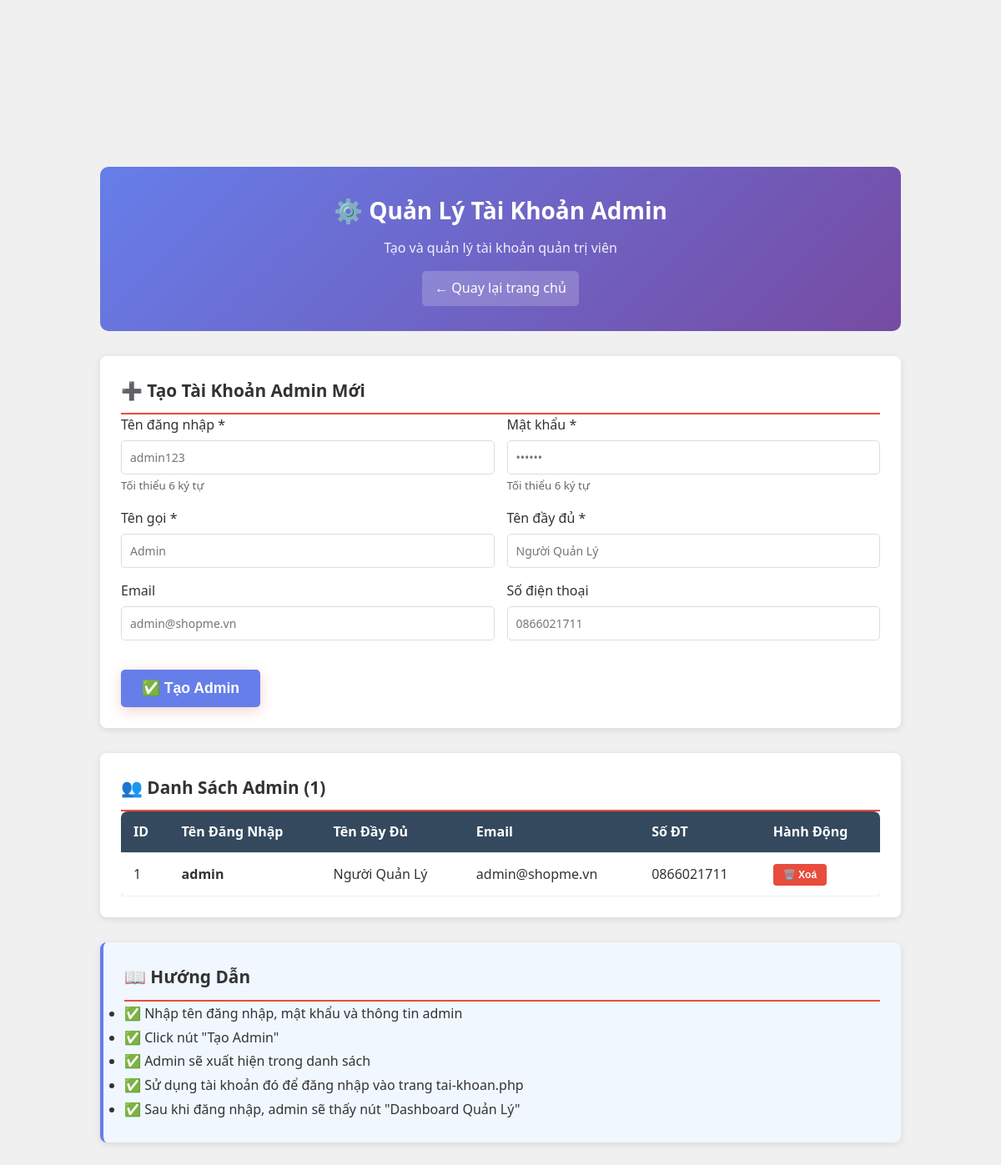
Page /tao-admin.php on the committed database.
### tables this page shows
CREATE TABLE `users` (
  `id` INT(11) NOT NULL AUTO_INCREMENT PRIMARY KEY,
  `username` VARCHAR(255) UNIQUE NOT NULL,
  `full_name` VARCHAR(255),
  `name` VARCHAR(255),
  `email` VARCHAR(255) UNIQUE,
  `password` VARCHAR(255) NOT NULL,
  `phone` VARCHAR(20),
  `role` VARCHAR(50) DEFAULT 'user',
  `created_at` TIMESTAMP DEFAULT CURRENT_TIMESTAMP,
  `updated_at` TIMESTAMP DEFAULT CURRENT_TIMESTAMP ON UPDATE CURRENT_TIMESTAMP,
  INDEX `idx_username` (`username`),
  INDEX `idx_email` (`email`),
  INDEX `idx_role` (`role`)
);

### tao-admin.php (the view, shortened to what this page needs)
<?php
require_once 'config.php';
$admins = [];
$sql = "SELECT id, username, email, full_name, phone FROM users WHERE role='admin' ORDER BY id DESC";
$result = $conn->query($sql);
if ($result) {
    $admins = $result->fetch_all(MYSQLI_ASSOC);
}
?>
<!DOCTYPE html>
<html lang="vi">
<head>
    <link rel="stylesheet" href="css-kieu-dang/kieu-dang.css">
    <link rel="stylesheet" href="css-kieu-dang/mobile.css" media="(max-width: 768px)">
</head>
<body>
    <div class="admin-management-container">
        <div class="admin-header">
            <h1>⚙️ Quản Lý Tài Khoản Admin</h1>
            <p>Tạo và quản lý tài khoản quản trị viên</p>
            <a href="trang-chu.php" style="color: white; text-decoration: none; display: inline-block; margin-top: 15px; background: rgba(255,255,255,0.2); padding: 8px 15px; border-radius: 5px;">← Quay lại trang chủ</a>
        </div>
        <div class="form-section">
            <h2>➕ Tạo Tài Khoản Admin Mới</h2>
            <form method="POST">
                <div class="form-row">
                    <div class="form-group">
                        <label for="admin_username">Tên đăng nhập *</label>
                        <input type="text" id="admin_username" name="admin_username" required
                               placeholder="admin123" minlength="6" value="<?php echo htmlspecialchars($_POST['admin_username'] ?? ''); ?>">
                        <small style="color: #666;">Tối thiểu 6 ký tự</small>
                    </div>
                    <div class="form-group">
                        <label for="admin_password">Mật khẩu *</label>
                        <input type="password" id="admin_password" name="admin_password" required
                               placeholder="••••••" minlength="6" value="<?php echo htmlspecialchars($_POST['admin_password'] ?? ''); ?>">
                        <small style="color: #666;">Tối thiểu 6 ký tự</small>
                    </div>
                </div>
                <div class="form-row">
                    <div class="form-group">
                        <label for="admin_name">Tên gọi *</label>
                        <input type="text" id="admin_name" name="admin_name" required
                               placeholder="Admin" value="<?php echo htmlspecialchars($_POST['admin_name'] ?? ''); ?>">
                    </div>
                    <div class="form-group">
                        <label for="admin_full_name">Tên đầy đủ *</label>
                        <input type="text" id="admin_full_name" name="admin_full_name" required
                               placeholder="Người Quản Lý" value="<?php echo htmlspecialchars($_POST['admin_full_name'] ?? ''); ?>">
                    </div>
                </div>
                <div class="form-row">
                    <div class="form-group">
                        <label for="admin_email">Email</label>
                        <input type="email" id="admin_email" name="admin_email"
                               placeholder="admin@shopme.vn" value="<?php echo htmlspecialchars($_POST['admin_email'] ?? ''); ?>">
                    </div>
                    <div class="form-group">
                        <label for="admin_phone">Số điện thoại</label>
                        <input type="tel" id="admin_phone" name="admin_phone"
                               placeholder="0866021711" value="<?php echo htmlspecialchars($_POST['admin_phone'] ?? ''); ?>">
                    </div>
                </div>
                <div style="margin-top: 20px;">
                    <button type="submit" class="btn btn-primary">✅ Tạo Admin</button>
                </div>
            </form>
        </div>
        <div class="form-section">
            <h2>👥 Danh Sách Admin (<?php echo count($admins); ?>)</h2>
            <?php if (count($admins) > 0): ?>
                <div style="overflow-x: auto;">
                    <table class="admins-table">
                        <thead>
                            <tr>
                                <th>ID</th>
                                <th>Tên Đăng Nhập</th>
                                <th>Tên Đầy Đủ</th>
                                <th>Email</th>
                                <th>Số ĐT</th>
                                <th>Hành Động</th>
                            </tr>
                        </thead>
                        <tbody>
                            <?php foreach ($admins as $admin): ?>
                                <tr>
                                    <td><?php echo $admin['id']; ?></td>
                                    <td><strong><?php echo htmlspecialchars($admin['username']); ?></strong></td>
                                    <td><?php echo htmlspecialchars($admin['full_name']); ?></td>
                                    <td><?php echo htmlspecialchars($admin['email']); ?></td>
                                    <td><?php echo htmlspecialchars($admin['phone']); ?></td>
                                    <td>
                                        <form method="POST" style="display: inline;" onsubmit="return confirm('Bạn chắc chắn muốn xoá admin này?');">
                                            <button type="submit" class="action-btn delete-btn">🗑️ Xoá</button>
                                        </form>
                                    </td>
                                </tr>
                            <?php endforeach; ?>
                        </tbody>
                    </table>
                </div>
            <?php else: ?>
                <p style="color: #666; text-align: center; padding: 20px;">📭 Chưa có admin nào</p>
            <?php endif; ?>
        </div>
        <div class="form-section" style="background: #f0f7ff; border-left: 4px solid #667eea;">
            <h2>📖 Hướng Dẫn</h2>
            <ul style="color: #333; line-height: 1.8;">
                <li>✅ Nhập tên đăng nhập, mật khẩu và thông tin admin</li>
                <li>✅ Click nút "Tạo Admin"</li>
                <li>✅ Admin sẽ xuất hiện trong danh sách</li>
                <li>✅ Sử dụng tài khoản đó để đăng nhập vào trang tai-khoan.php</li>
                <li>✅ Sau khi đăng nhập, admin sẽ thấy nút "Dashboard Quản Lý"</li>
            </ul>
        </div>
    </div>
</body>
</html>

### css-kieu-dang/kieu-dang.css (style rules this page uses)
* { margin: 0; padding: 0; box-sizing: border-box; }
body { font-family: 'Segoe UI', Tahoma, Geneva, Verdana, sans-serif; background-color: #F0FFFE; color: #333; line-height: 1.6; padding-top: 80px; }
h1 { font-size: 1.5rem; }
h2 { font-size: 1.3rem; }
.form-group { margin-bottom: 1.5rem; }
.form-group label { display: block; margin-bottom: 0.5rem; font-weight: bold; }
.form-group input, .form-group textarea, .form-group select { width: 100%; padding: 0.8rem; border: 1px solid #ddd; border-radius: 5px; font-family: inherit; font-size: 1rem; }
.btn { display: inline-flex; align-items: center; gap: 0.6rem; padding: 1rem 2rem; border: none; border-radius: 8px; cursor: pointer; text-decoration: none; font-size: 1.1rem; font-weight: 600; transition: all 0.3s ease; }
.btn-primary { background-color: #D4705D; color: #fff; box-shadow: 0 4px 15px rgba(212, 112, 93, 0.3); }

### css-kieu-dang/mobile.css (style rules this page uses)
* { margin: 0; padding: 0; box-sizing: border-box; }
body { font-family: 'Segoe UI', Tahoma, Geneva, Verdana, sans-serif; background-color: #F0FFFE; color: #333; line-height: 1.6; padding-top: 65px; font-size: 14px; }
.btn { display: inline-flex; align-items: center; gap: 0.4rem; padding: 0.6rem 1rem; border: none; border-radius: 6px; cursor: pointer; text-decoration: none; font-size: 0.85rem; font-weight: 600; transition: all 0.3s; }
.btn-primary { background-color: #D4705D; color: #fff; }
.form-group { margin-bottom: 1rem; }
.form-group label { display: block; margin-bottom: 0.4rem; font-weight: bold; font-size: 0.9rem; }
.form-group input, .form-group textarea, .form-group select { width: 100%; padding: 0.6rem; border: 1px solid #ddd; border-radius: 4px; font-family: inherit; font-size: 16px; }
h1 { font-size: 1.3rem; }
h2 { font-size: 1.1rem; }

### tao-admin.php (style rules this page uses)
body { background-color: #f0f0f0; }
.admin-management-container { max-width: 1000px; margin: 100px auto 20px; padding: 20px; }
.admin-header { background: linear-gradient(135deg, #667eea 0%, #764ba2 100%); color: white; padding: 30px; border-radius: 10px; margin-bottom: 30px; text-align: center; }
.admin-header h1 { margin: 0; font-size: 28px; }
.admin-header p { margin: 10px 0 0; opacity: 0.9; }
.form-section { background: white; padding: 25px; border-radius: 8px; margin-bottom: 30px; box-shadow: 0 2px 8px rgba(0,0,0,0.1); }
.form-section h2 { color: #333; margin-top: 0; border-bottom: 2px solid #e74c3c; padding-bottom: 10px; }
.form-group { margin-bottom: 15px; }
.form-group label { display: block; margin-bottom: 5px; color: #333; font-weight: 500; }
.form-group input { width: 100%; padding: 10px; border: 1px solid #ddd; border-radius: 5px; font-size: 14px; }
.form-row { display: grid; grid-template-columns: 1fr 1fr; gap: 15px; }
.btn { padding: 12px 25px; border: none; border-radius: 5px; cursor: pointer; font-weight: 600; transition: 0.3s; }
.btn-primary { background: #667eea; color: white; }
.admins-table { width: 100%; border-collapse: collapse; background: white; border-radius: 8px; overflow: hidden; box-shadow: 0 2px 8px rgba(0,0,0,0.1); }
.admins-table thead { background: #34495e; color: white; }
.admins-table th, .admins-table td { padding: 12px 15px; text-align: left; border-bottom: 1px solid #ecf0f1; }
.admins-table .action-btn { padding: 6px 12px; border: none; border-radius: 4px; cursor: pointer; font-size: 12px; font-weight: 600; }
.admins-table .delete-btn { background: #e74c3c; color: white; }

### rows in the picture
users: id "1", username "admin", full_name "Người Quản Lý", email "admin@shopme.vn", phone "0866021711"

### other values in the picture
count($admins) "1"
